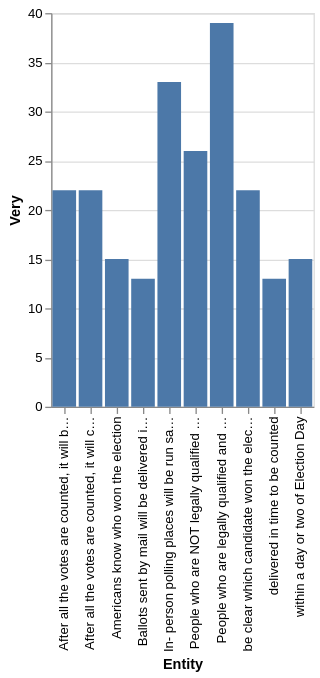

Specify this chart in Vega-Lite:
### Vega-Lite specification from a JSON file in a GitHub repository (floating-point values rounded to 4 significant figures)
{"$schema": "https://vega.github.io/schema/vega-lite/v5.json", "description": "Bar chart auto-generated from CSV", "data": {"values": [{"Entity": "delivered in time to be counted", "Very": "13", "Somewhat": "39", "Not too": "31", "Not at all": "17.0"}, {"Entity": "Ballots sent by mail will be delivered in time to be counted", "Very": "13", "Somewhat": "39", "Not too": "31", "Not at all": "17.0"}, {"Entity": "within a day or two of Election Day", "Very": "15", "Somewhat": "34", "Not too": "36", "Not at all": "14.0"}, {"Entity": "Americans know who won the election", "Very": "15", "Somewhat": "34", "Not too": "36", "Not at all": "14.0"}, {"Entity": "be clear which candidate won the election", "Very": "22", "Somewhat": "44", "Not too": "24", "Not at all": "10.0"}, {"Entity": "After all the votes are counted, it will car which candidate won the election", "Very": "22", "Somewhat": "44", "Not too": "24", "Not at all": "10.0"}, {"Entity": "After all the votes are counted, it will be clear which candidate won the election", "Very": "22", "Somewhat": "44", "Not too": "24", "Not at all": "10.0"}, {"Entity": "People who are NOT legally qualified to vote are prevented from casting a ballot", "Very": "26", "Somewhat": "35", "Not too": "26", "Not at all": "12.0"}, {"Entity": "In- person polling places will be run safely, without spreading the coronavirus", "Very": "33", "Somewhat": "47", "Not too": "16", "Not at all": "nan"}, {"Entity": "People who are legally qualified and want to vote are able to cast a ballot", "Very": "39", "Somewhat": "44", "Not too": "13", "Not at all": "0.0"}]}, "mark": "bar", "encoding": {"x": {"field": "Entity", "type": "ordinal"}, "y": {"field": "Very", "type": "quantitative"}}}
